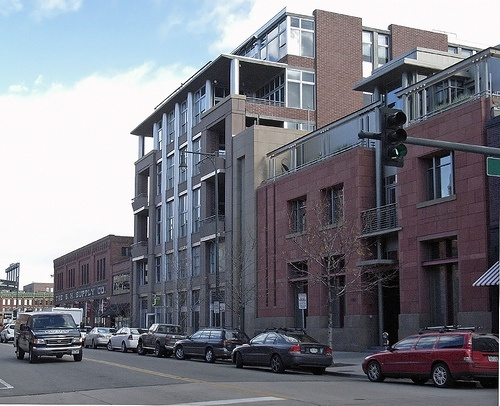
#> input picture faster-rcnn.pytorch/images/img3.jpg, 500 x 406 px, given in place of set00_V000_I00100.jpg, which was not available
$ python static_saliency.py
#> lines starting #> are read from the running program, lines starting #| are printed output that depends on the picture; after the words box and inside, x2 and y2 are one past the last pixel; in counts of white or black regions, pixels touching at a corner belong together; pictures that were not available may be replaced by others from this repository, and a replacement may not be noted
# USAGE
# python static_saliency.py --image images/neymar.jpg

# import the necessary packages
import argparse
import cv2
import glob

# construct the argument parser and parse the arguments
#ap = argparse.ArgumentParser()
#ap.add_argument("-i", "--image", required=True,
#       help="path to input image")
#args = vars(ap.parse_args())
image = cv2.imread("/home/dghose/Project/Influenza_Detection/Data/KAIST/Train/combined_train/set00_V000_I00100.jpg")
#> image is the input picture: shape (406, 500, 3); mean B, G, R 132.6, 123.8, 122.4
print(image)
#> (printed output is left out)

# load the input image
images = [cv2.imread(file) for file in glob.glob("/home/dghose/Project/Influenza_Detection/Data/KAIST/Train/combined_train/*.jpg")]
#> images = 1 item
image = cv2.imread("/home/dghose/Project/Influenza_Detection/Data/KAIST/Train/combined_train/I00100.jpg")
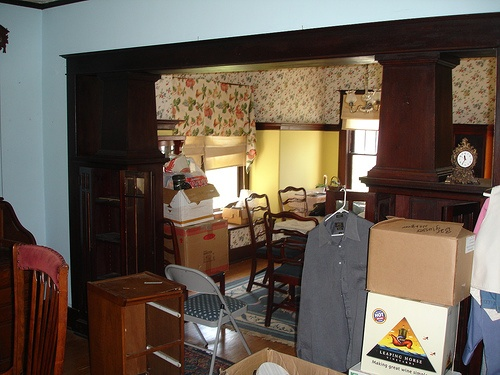
#> input picture faster-rcnn.pytorch/images/img4.jpg, 500 x 375 px, given in place of I00100.jpg, which was not available
#> image is the input picture: shape (375, 500, 3); mean B, G, R 80.4, 91.9, 104.1
#print(image.shape)
print(file)

print(len(images))
#| 1

for i in range(len(images)):
    # initialize OpenCV's static fine grained saliency detector and
    # compute the saliency map
    saliency = cv2.saliency.StaticSaliencyFineGrained_create()
    (success, saliencyMap) = saliency.computeSaliency(images[i])

    # if we would like a *binary* map that we could process for contours,
    # compute convex hull's, extract bounding boxes, etc., we can
    # additionally threshold the saliency map
    threshMap = cv2.threshold(saliencyMap.astype("uint8"), 0, 255,
        cv2.THRESH_BINARY | cv2.THRESH_OTSU)[1]

    # show the images
    #cv2.write("Image", image)
    cv2.imwrite('/home/dghose/Project/Influenza_Detection/Data/KAIST/Train/combined_train/saliency_maps/I'+'%05d'%i+'.jpg', saliencyMap)
    #cv2.imwrite("I01255_thresh.jpg", threshMap)
    cv2.waitKey(0)
#> this loop made 1 pass
#> success on pass 1: True
#> pass 1, `(success, saliencyMap) = saliency.computeSaliency(images[i])`:
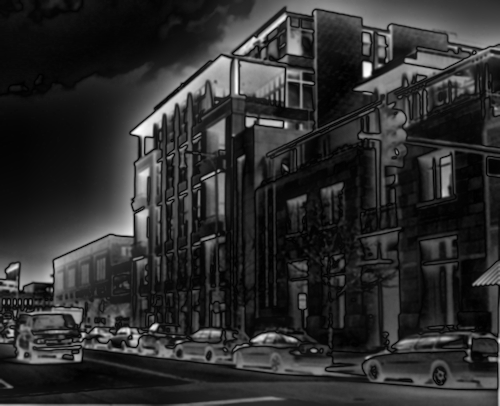
#> saliencyMap: shape (406, 500) float32; min 0, max 1, mean 0.179
#> pass 1, `threshMap = cv2.threshold(saliencyMap.astype("uint8"), 0, 255, cv2.THR..`:
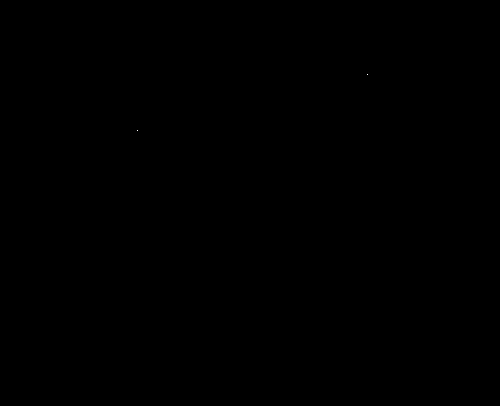
#> threshMap: shape (406, 500); 0% white in thin lines or dots, all inside (x1, y1, x2, y2) = (137, 74, 368, 131)
#> pass 1, `cv2.imwrite('/home/dghose/Project/Influenza_Detection/Data/KAIST/Train..`:
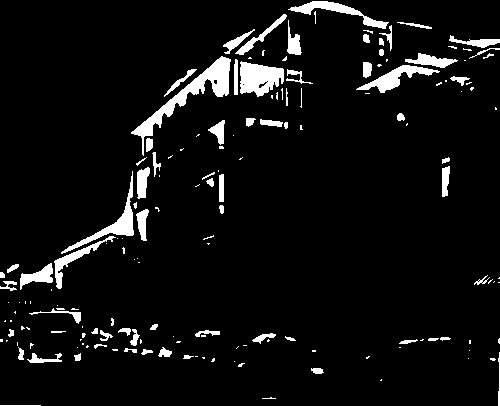
#> saved as I00000.jpg: shape (406, 500); values 0 (black) and 1 (white), 6.2% white; 165 white regions (93 under 20 px), largest, box (x1, y1, x2, y2) and area: (131, 56, 231, 156) 1749, (240, 61, 284, 97) 1090, (61, 171, 134, 254) 832
